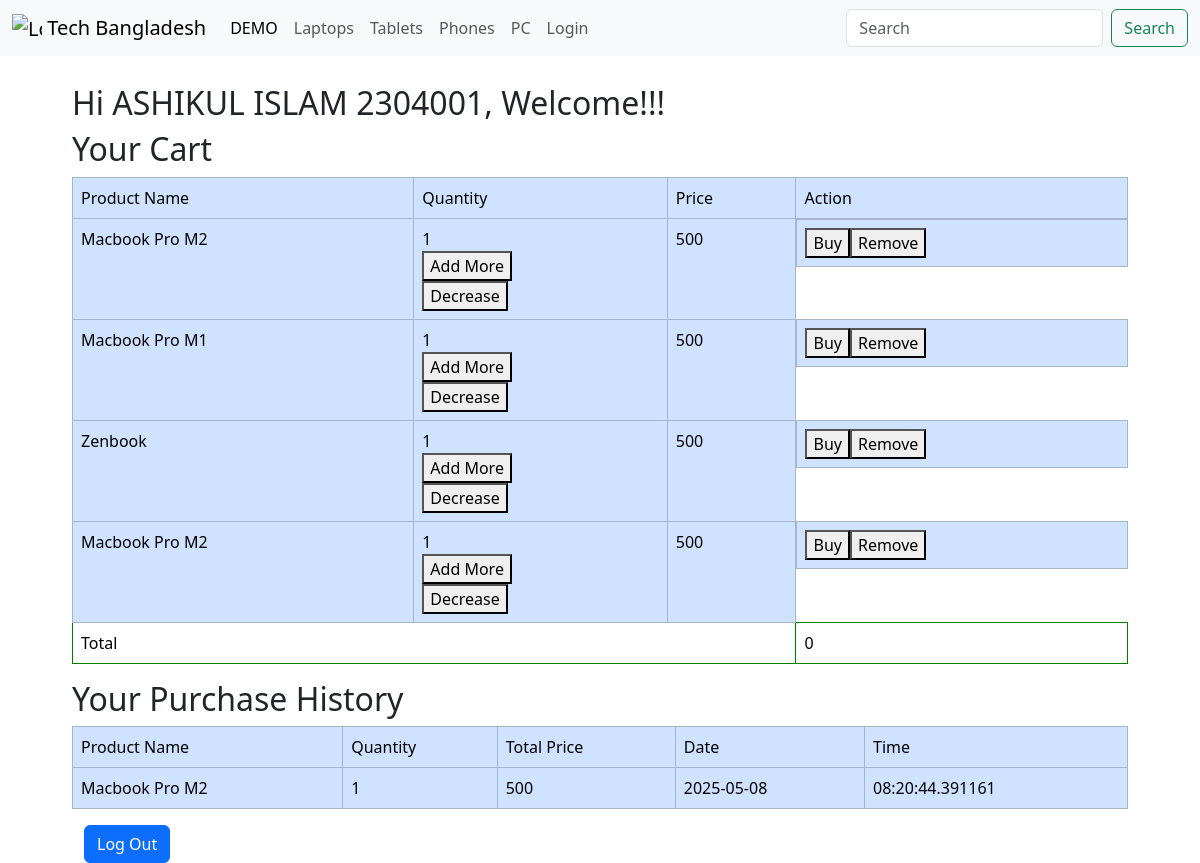
Page /profile (signed in) on the committed database.
### app/models.py (models this page shows)
class User(db.Model,UserMixin):
    __tablename__ = 'user'
    id = db.Column(db.Integer, primary_key = True)
    name = db.Column(db.String, nullable = False)
    username = db.Column(db.String , unique = True, nullable = False)
    email = db.Column(db.String, unique = True, nullable = False)
    password = db.Column(db.String)
    profile_pic = db.Column(db.String, nullable = False)
    cart_items = db.relationship("Cart",back_populates="user",lazy = True)
    purchases = db.relationship("Purchase",back_populates = "user", lazy = True)

class Cart(db.Model):
    __tablename__ = 'cart'
    id = db.Column(db.Integer, primary_key =True)
    user_id = db.Column(db.Integer,db.ForeignKey("user.id"),nullable =False)
    product_id = db.Column(db.Integer, db.ForeignKey("product.id"),nullable = False)
    quantity = db.Column(db.Integer,default = 1)
    product = db.relationship("Product",backref = "cart_items")
    user = db.relationship("User", back_populates = "cart_items")

class Product(db.Model):
    __tablename__= "product"
    id = db.Column(db.Integer,primary_key = True)
    name = db.Column(db.String(200),nullable = False)
    brand = db.Column(db.String(200),nullable = True)
    releasedate = db.Column(db.String(200), nullable = True)
    description = db.Column(db.String(200),nullable = False)
    price = db.Column(db.Integer,nullable = False)
    stock = db.Column(db.Integer,nullable = False)
    category = db.Column(db.String(100),nullable = False)
    image = db.Column(db.String(100),nullable = False)
    availabity = db.Column(db.Boolean,nullable = True)
    time = db.Column(db.DateTime,default= datetime.now)
    hardware = db.relationship("Hardware",back_populates = "product")
    battery = db.relationship("Battery",back_populates = "product")
    display = db.relationship("Display",back_populates = "product")
    connectivity = db.relationship("Connectivity",back_populates = "product")
    camera = db.relationship("Camera",back_populates = "product")
    software = db.relationship("Software",back_populates = "product")
    extrainfo = db.relationship("Extrainfo",back_populates = "product")

class Purchase(db.Model):
    __tablename__ = 'purchase'
    id = db.Column(db.Integer , primary_key = True)
    user_id = db.Column(db.Integer,db.ForeignKey("user.id"),nullable = False)
    product_id = db.Column(db.Integer, db.ForeignKey("product.id"),nullable = False)
    quantity = db.Column(db.Integer,default = 1)
    time = db.Column(db.DateTime, default =datetime.now)
    product = db.relationship("Product",backref = "purchases")
    user = db.relationship("User", back_populates = "purchases")

### app/profile.py (the view)
@profiles.route('/profile')
@login_required
def profile():
    username = current_user.username
    email = current_user.email
    picture_url = current_user.profile_pic
    cart_items = Cart.query.filter(Cart.user_id == current_user.id).all()
    total = 0
    purchases = Purchase.query.filter(Purchase.user_id == current_user.id).all()
    return render_template('profile.html',username = username,email= email,picture_url = picture_url,cart_items = cart_items,total = total,purchases=purchases)

### app/__init__.py (called while the page is built)
@login_manager.user_loader
def load_user(user_id):
    from app.models import User
    return User.query.get(int(user_id))

### app/templates/profile.html (shortened to what this page needs)
{% extends 'layout.html' %}
{% block body %}
    <div class="container">
        <div class="row">
            <h2>
                Hi {{ current_user.name }}, Welcome!!!
            </h2>
        </div>
    </div>
    <div class="container">
    <h2 class="">
        Your Cart
    </h2>
    {% if not cart_items %}
    <p class="lead">You have nothing in your cart</p>
    {% else %}
    <table class="table">
        <tr class="table-primary">
            <td class="table-primary ">
                Product Name
            </td>
            <td class="table-primary">
                Quantity
            </td>
            <td class="table-primary">
                Price
            </td>
            <td class="table-primary">
                Action
            </td>
        </tr>
        {% for item in cart_items %}
            <tr class="table-primary" id="cart-item-{{item.id}}">
                <td class="table-primary ">
                    {{ item.product.name }}
                </td>
                <td class="table-primary">
                    {{ item.quantity }}
                    <form method="post" action="addquantity">
                        <button type="submit">Add More</button>
                    </form>
                    {% if item.quantity > 1 %}
                    <form method="post" action="decreasequantity">
                        <input name="item_id" value="{{item.id}}" type="hidden">
                        <button type="submit">Decrease</button>
                    </form>
                    {% else %}
                        <button  >Decrease</button>
                    {% endif %}
                </td>
                <td class="table-primary">
                    {{ item.product.price }}
                </td>
                <td class="table-primary" style="display: flex;">
                    <form method="post" action="/checkout">
                        <button  type="submit">Buy</button>
                    </form>
                    <form method="post" action="/api/remove_from_cart" class="removefromcart">
                        <button  type="submit" >Remove</button>
                    </form>
                </td>
            </tr>
    {% endfor %}
    <tr>
        <td colspan="3">Total</td>
        <td>{{ total }}</td>
    </tr>
    </table>
    {% endif  %}
</div>
<div class="container">
    <h2>
        Your Purchase History
    </h2>
    {% if not purchases %}
    <p>You have no purchase history.</p>
    {% else %}
    <table class="table">
        <tr class="table-primary">
            <td class="table-primary ">
                Product Name
            </td>
            <td class="table-primary">
                Quantity
            </td>
            <td class="table-primary">
                Total Price
            </td>
            <td class="table-primary">
                Date
            </td>
            <td class="table-primary">
                Time
            </td>
        </tr>
        {% for item in purchases %}
            <tr class="table-primary">
                <td class="table-primary ">
                    {{ item.product.name }}
                </td>
                <td class="table-primary">
                    {{ item.quantity }}
                </td>
                <td class="table-primary">
                    {{ item.quantity * item.product.price}}
                </td>
                <td class="table-primary">
                    {{ item.time.date() }}
                </td>
                <td class="table-primary">
                    {{ item.time.time() }}
                </td>
            </tr>
    {% endfor %}
    {% endif  %}
</div>
<div>
<div class="container">
    <button type="button" class="btn btn-primary" data-bs-toggle="modal" data-bs-target="#exampleModal">
        Log Out
    </button>
</div>
{% endblock %}

### app/templates/profile.html (style rules this page uses)
td { border: 1px solid green; }

### rows in the picture
User: name "ASHIKUL ISLAM 2304001"
Cart: product.name "Macbook Pro M2", quantity "1", shows "Decrease", product.price "500"
Cart: product.name "Macbook Pro M1", quantity "1", shows "Decrease", product.price "500"
Cart: product.name "Zenbook", quantity "1", shows "Decrease", product.price "500"
Cart: product.name "Macbook Pro M2", quantity "1", shows "Decrease", product.price "500"
Purchase: product.name "Macbook Pro M2", quantity "1", item.quantity*item.product.price "500", time "2025-05-08"

### other values in the picture
{{ total }} "0"
